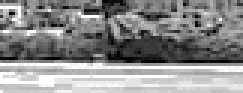
#> input picture project3/uiucTrain/uiucNeg-81-31-05.pgm, 81 x 31 px (shown 3 times larger); its folder holds 4 pictures in this run
$ jupyter execute --allow-errors try2.ipynb   (Python 2 division)   (older library calls are emulated)
#> lines starting #> are read from the running program, lines starting #| are printed output that depends on the picture
[cell 1]
import os
import numpy as np
import scipy.misc as msc
import matplotlib.pyplot as plt
import cv2
from PIL import Image
import plotly.plotly as py
import plotly.graph_objs as go

[cell 2]
def read_images(folder, names):
#> called with folder = '../uiucTrain'
    images = [msc.imread(folder + '/' + f) for f in names]
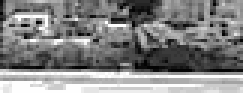
#> input picture project3/uiucTrain/uiucNeg-81-31-09.pgm, 81 x 31 px (shown 3 times larger)
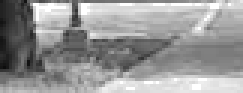
#> input picture project3/uiucTrain/uiucNeg-81-31-106.pgm, 81 x 31 px (shown 3 times larger)
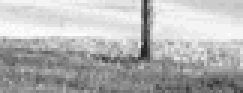
#> input picture project3/uiucTrain/uiucNeg-81-31-1093.pgm, 81 x 31 px (shown 3 times larger)
#> images = 4 items
    return images

def read_names(folder):
    files = os.listdir(folder)
    return files

def flatten(images):
    X = np.stack(images, axis=0)
    shape = X.shape[1:]
    X = [image.flatten() for image in X]
    return X, shape

def to_dict(tuple):
    return dict([('image', tuple[0]), ('label', tuple[1])])

def positive(name):
    return 'Pos' in name

def negative(name):
    return 'Neg' in name

def label(names, index):
    return 1 if positive(names[index]) else -1

def draw(vector, shape):
    plt.figure()
    plt.imshow(np.reshape(vector, shape), 'gray')
    plt.axis('off')
    plt.show()

def normilize(img, shape):
    new_img = Image.fromarray(np.uint8(img))
    new_img = new_img.resize(shape[::-1])
    return np.asarray(new_img)

[cell 3]
train_folder = '../uiucTrain'
train_names = read_names(train_folder)

[cell 4]
train_images = read_images(train_folder, train_names)
#> train_images = 4 items
train_images, shape = flatten(train_images)
#> shape = (31, 81)
train_images = [to_dict((image, label(train_names, index))) \
                for index, image in enumerate(train_images)]

X = [[], []]
for img in train_images:
    if img['label'] == 1:
        X[0].append(img['image'])
    else:
        X[1].append(img['image'])
#> this loop made 4 passes

X[0] = np.asarray(X[0])
X[1] = np.asarray(X[1])

[cell 5]
mean_vectors = []
for cl in range(2):
    mean_vectors.append(np.mean(X[cl], axis=0))

draw(mean_vectors[1], shape)
#> in draw, `plt.show()`:
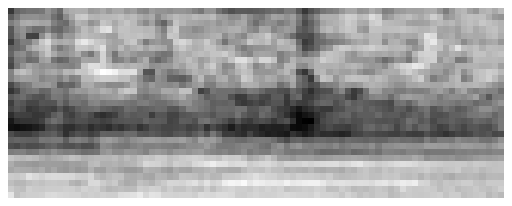
#> figure drawn by matplotlib, 1 panel

[cell 6]
size = shape[0] * shape[1]
#> size = 2511

S_W = np.zeros((size, size))
for cl, mv in zip(range(2), mean_vectors):
    class_sc_mat = np.zeros((size, size))                  # scatter matrix for every class
    for row in X[cl]:
        row, mv = row.reshape(size, 1), mv.reshape(size, 1) # make column vectors
        class_sc_mat += (row-mv).dot((row-mv).T)
    draw(class_sc_mat, (size, size))
    S_W += class_sc_mat                             # sum class scatter matrices
#> this loop made 2 passes
#> pass 1, in draw (call 2), `plt.show()`:
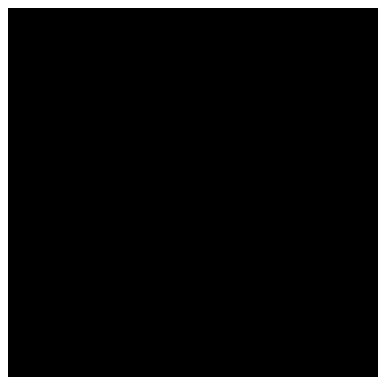
#> figure drawn by matplotlib, 1 panel
#> pass 2, in draw (call 3), `plt.show()`:
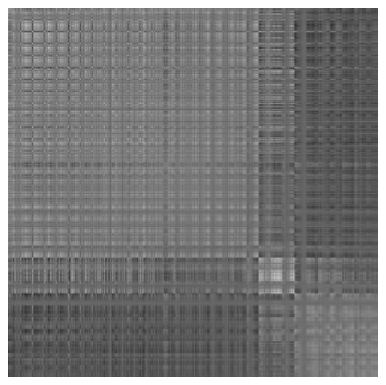
#> figure drawn by matplotlib, 1 panel
#> pass 2, `S_W += class_sc_mat`:
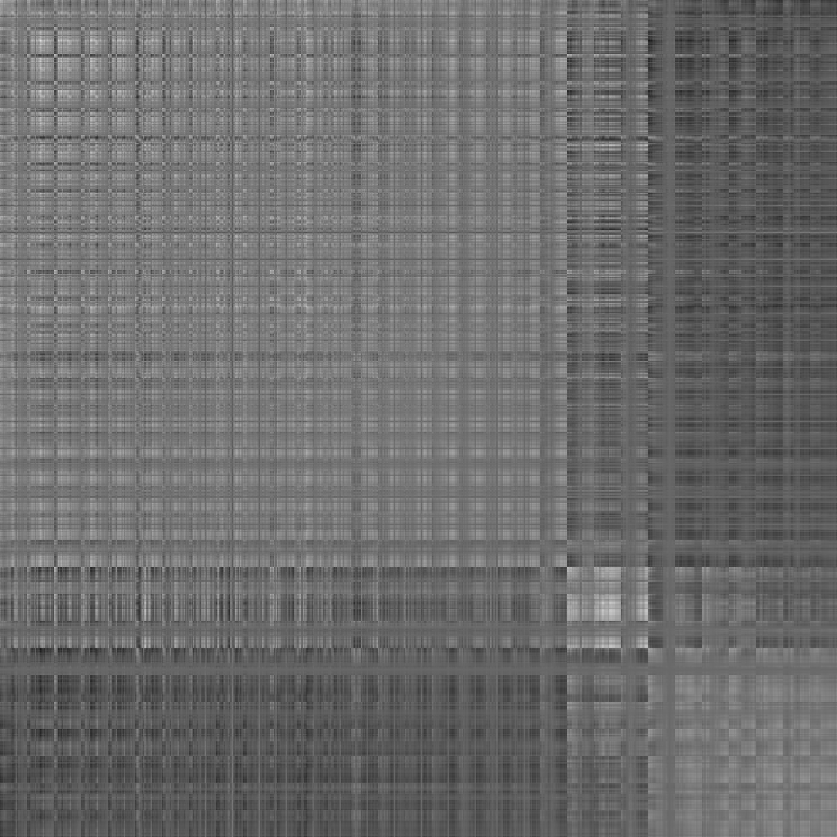
#> S_W: shape (2511, 2511) float64 (shown at 1/3 size); min -34808.5, max 49598.8, mean 1416.5; drawn with min black and max white
print('within-class Scatter Matrix:\n', S_W)
#> (printed output is left out)

[cell 7]
draw(S_W, (size, size))
